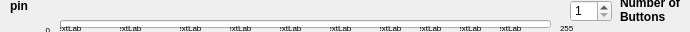
<?xml version="1.0" encoding="UTF-8"?>
<ui version="4.0">
 <class>osha2bw</class>
 <widget class="QWidget" name="osha2bw">
  <property name="geometry">
   <rect>
    <x>0</x>
    <y>0</y>
    <width>690</width>
    <height>32</height>
   </rect>
  </property>
  <property name="windowTitle">
   <string>Form</string>
  </property>
  <widget class="QProgressBar" name="AxisValue">
   <property name="geometry">
    <rect>
     <x>60</x>
     <y>20</y>
     <width>491</width>
     <height>8</height>
    </rect>
   </property>
   <property name="font">
    <font>
     <pointsize>6</pointsize>
    </font>
   </property>
   <property name="maximum">
    <number>4095</number>
   </property>
   <property name="value">
    <number>0</number>
   </property>
   <property name="alignment">
    <set>Qt::AlignCenter</set>
   </property>
   <property name="textVisible">
    <bool>false</bool>
   </property>
   <property name="format">
    <string>%v</string>
   </property>
  </widget>
  <widget class="QSpinBox" name="spinBox">
   <property name="geometry">
    <rect>
     <x>570</x>
     <y>0</y>
     <width>42</width>
     <height>22</height>
    </rect>
   </property>
   <property name="mouseTracking">
    <bool>false</bool>
   </property>
   <property name="minimum">
    <number>1</number>
   </property>
   <property name="maximum">
    <number>10</number>
   </property>
  </widget>
  <widget class="QLabel" name="label_intervalCnt">
   <property name="geometry">
    <rect>
     <x>620</x>
     <y>-10</y>
     <width>71</width>
     <height>41</height>
    </rect>
   </property>
   <property name="font">
    <font>
     <weight>75</weight>
     <bold>true</bold>
    </font>
   </property>
   <property name="text">
    <string>&lt;html&gt;&lt;head/&gt;&lt;body&gt;&lt;p&gt;Number of Buttons&lt;/p&gt;&lt;/body&gt;&lt;/html&gt;</string>
   </property>
   <property name="wordWrap">
    <bool>true</bool>
   </property>
  </widget>
  <widget class="QLabel" name="label_1">
   <property name="geometry">
    <rect>
     <x>60</x>
     <y>20</y>
     <width>21</width>
     <height>16</height>
    </rect>
   </property>
   <property name="font">
    <font>
     <pointsize>6</pointsize>
    </font>
   </property>
   <property name="autoFillBackground">
    <bool>false</bool>
   </property>
   <property name="styleSheet">
    <string notr="true">background:transparent</string>
   </property>
   <property name="text">
    <string>TextLabel</string>
   </property>
   <property name="alignment">
    <set>Qt::AlignCenter</set>
   </property>
  </widget>
  <widget class="QLabel" name="label_2">
   <property name="geometry">
    <rect>
     <x>120</x>
     <y>20</y>
     <width>21</width>
     <height>16</height>
    </rect>
   </property>
   <property name="font">
    <font>
     <pointsize>6</pointsize>
    </font>
   </property>
   <property name="styleSheet">
    <string notr="true">background:transparent</string>
   </property>
   <property name="text">
    <string>TextLabel</string>
   </property>
   <property name="alignment">
    <set>Qt::AlignCenter</set>
   </property>
  </widget>
  <widget class="QLabel" name="label_10">
   <property name="geometry">
    <rect>
     <x>500</x>
     <y>20</y>
     <width>21</width>
     <height>16</height>
    </rect>
   </property>
   <property name="font">
    <font>
     <pointsize>6</pointsize>
    </font>
   </property>
   <property name="styleSheet">
    <string notr="true">background:transparent</string>
   </property>
   <property name="text">
    <string>TextLabel</string>
   </property>
   <property name="alignment">
    <set>Qt::AlignCenter</set>
   </property>
  </widget>
  <widget class="QLabel" name="label_3">
   <property name="geometry">
    <rect>
     <x>180</x>
     <y>20</y>
     <width>21</width>
     <height>16</height>
    </rect>
   </property>
   <property name="font">
    <font>
     <pointsize>6</pointsize>
    </font>
   </property>
   <property name="styleSheet">
    <string notr="true">background:transparent</string>
   </property>
   <property name="text">
    <string>TextLabel</string>
   </property>
   <property name="alignment">
    <set>Qt::AlignCenter</set>
   </property>
  </widget>
  <widget class="QLabel" name="label_4">
   <property name="geometry">
    <rect>
     <x>230</x>
     <y>20</y>
     <width>21</width>
     <height>16</height>
    </rect>
   </property>
   <property name="font">
    <font>
     <pointsize>6</pointsize>
    </font>
   </property>
   <property name="styleSheet">
    <string notr="true">background:transparent</string>
   </property>
   <property name="text">
    <string>TextLabel</string>
   </property>
   <property name="alignment">
    <set>Qt::AlignCenter</set>
   </property>
  </widget>
  <widget class="QLabel" name="label_5">
   <property name="geometry">
    <rect>
     <x>280</x>
     <y>20</y>
     <width>21</width>
     <height>16</height>
    </rect>
   </property>
   <property name="font">
    <font>
     <pointsize>6</pointsize>
    </font>
   </property>
   <property name="styleSheet">
    <string notr="true">background:transparent</string>
   </property>
   <property name="text">
    <string>TextLabel</string>
   </property>
   <property name="alignment">
    <set>Qt::AlignCenter</set>
   </property>
  </widget>
  <widget class="QLabel" name="label_6">
   <property name="geometry">
    <rect>
     <x>330</x>
     <y>20</y>
     <width>21</width>
     <height>16</height>
    </rect>
   </property>
   <property name="font">
    <font>
     <pointsize>6</pointsize>
    </font>
   </property>
   <property name="styleSheet">
    <string notr="true">background:transparent</string>
   </property>
   <property name="text">
    <string>TextLabel</string>
   </property>
   <property name="alignment">
    <set>Qt::AlignCenter</set>
   </property>
  </widget>
  <widget class="QLabel" name="label_7">
   <property name="geometry">
    <rect>
     <x>380</x>
     <y>20</y>
     <width>21</width>
     <height>16</height>
    </rect>
   </property>
   <property name="font">
    <font>
     <pointsize>6</pointsize>
    </font>
   </property>
   <property name="styleSheet">
    <string notr="true">background:transparent</string>
   </property>
   <property name="text">
    <string>TextLabel</string>
   </property>
   <property name="alignment">
    <set>Qt::AlignCenter</set>
   </property>
  </widget>
  <widget class="QLabel" name="label_8">
   <property name="geometry">
    <rect>
     <x>420</x>
     <y>20</y>
     <width>21</width>
     <height>16</height>
    </rect>
   </property>
   <property name="font">
    <font>
     <pointsize>6</pointsize>
    </font>
   </property>
   <property name="styleSheet">
    <string notr="true">background:transparent</string>
   </property>
   <property name="text">
    <string>TextLabel</string>
   </property>
   <property name="alignment">
    <set>Qt::AlignCenter</set>
   </property>
  </widget>
  <widget class="QLabel" name="label_9">
   <property name="geometry">
    <rect>
     <x>460</x>
     <y>20</y>
     <width>21</width>
     <height>16</height>
    </rect>
   </property>
   <property name="font">
    <font>
     <pointsize>6</pointsize>
    </font>
   </property>
   <property name="styleSheet">
    <string notr="true">background:transparent</string>
   </property>
   <property name="text">
    <string>TextLabel</string>
   </property>
   <property name="alignment">
    <set>Qt::AlignCenter</set>
   </property>
  </widget>
  <widget class="QLabel" name="label_MinValue">
   <property name="geometry">
    <rect>
     <x>30</x>
     <y>20</y>
     <width>20</width>
     <height>20</height>
    </rect>
   </property>
   <property name="font">
    <font>
     <pointsize>6</pointsize>
    </font>
   </property>
   <property name="autoFillBackground">
    <bool>false</bool>
   </property>
   <property name="styleSheet">
    <string notr="true">background:transparent</string>
   </property>
   <property name="text">
    <string>0</string>
   </property>
   <property name="alignment">
    <set>Qt::AlignRight|Qt::AlignTrailing|Qt::AlignVCenter</set>
   </property>
  </widget>
  <widget class="QLabel" name="label_MaxValue">
   <property name="geometry">
    <rect>
     <x>560</x>
     <y>20</y>
     <width>21</width>
     <height>16</height>
    </rect>
   </property>
   <property name="font">
    <font>
     <pointsize>6</pointsize>
    </font>
   </property>
   <property name="autoFillBackground">
    <bool>false</bool>
   </property>
   <property name="styleSheet">
    <string notr="true">background:transparent</string>
   </property>
   <property name="text">
    <string>255</string>
   </property>
   <property name="alignment">
    <set>Qt::AlignLeading|Qt::AlignLeft|Qt::AlignVCenter</set>
   </property>
  </widget>
  <widget class="QLabel" name="label_pinName">
   <property name="geometry">
    <rect>
     <x>10</x>
     <y>-4</y>
     <width>31</width>
     <height>20</height>
    </rect>
   </property>
   <property name="font">
    <font>
     <weight>75</weight>
     <bold>true</bold>
    </font>
   </property>
   <property name="text">
    <string>pin</string>
   </property>
   <property name="wordWrap">
    <bool>false</bool>
   </property>
  </widget>
 </widget>
 <resources/>
 <connections/>
</ui>
